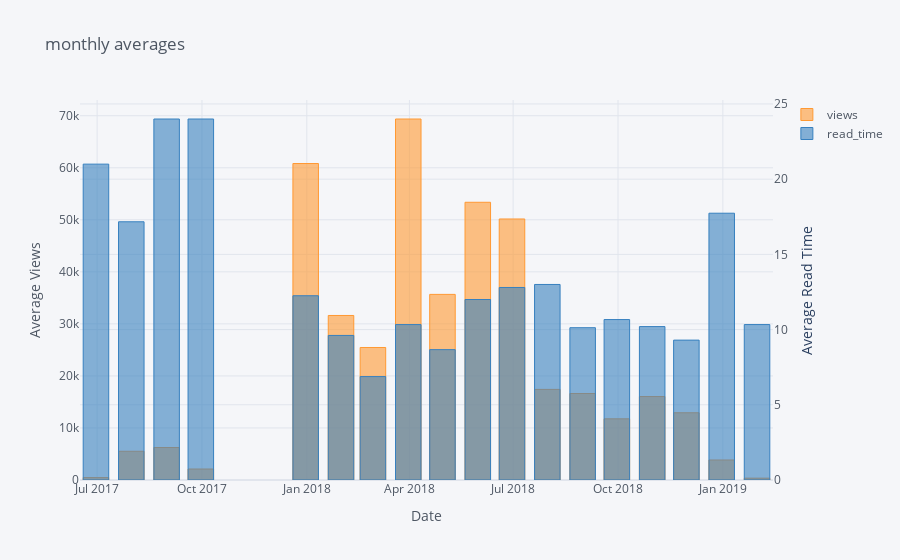

Notebook code for this chart:
### Code cell
df2.iplot(kind='bar',xTitle='Date',secondary_y='read_time',secondary_y_title='Average Read Time',
         yTitle='Average Views',title='monthly averages')

### Figure 1 — Plotly figure (JSON) as saved in the notebook; plotly's stock layout.template omitted (floating-point values rounded to 4 significant figures)
{"data": [{"marker": {"color": "rgba(255, 153, 51, 0.6)", "line": {"color": "rgba(255, 153, 51, 1.0)", "width": 1}}, "name": "views", "orientation": "v", "text": "", "type": "bar", "x": ["2017-06-30", "2017-07-31", "2017-08-31", "2017-09-30", "2017-10-31", "2017-11-30", "2017-12-31", "2018-01-31", "2018-02-28", "2018-03-31", "2018-04-30", "2018-05-31", "2018-06-30", "2018-07-31", "2018-08-31", "2018-09-30", "2018-10-31", "2018-11-30", "2018-12-31", "2019-01-31"], "y": [463.7, 5521.0, 6243.0, 2113, "", "", 60820.0, 31620.0, 25460.0, 69370.0, 35670.0, 53370.0, 50160.0, 17410, 16620.0, 11760.0, 16040.0, 12920.0, 3845.0, 354.3]}, {"marker": {"color": "rgba(55, 128, 191, 0.6)", "line": {"color": "rgba(55, 128, 191, 1.0)", "width": 1}}, "name": "read_time", "orientation": "v", "text": "", "type": "bar", "x": ["2017-06-30", "2017-07-31", "2017-08-31", "2017-09-30", "2017-10-31", "2017-11-30", "2017-12-31", "2018-01-31", "2018-02-28", "2018-03-31", "2018-04-30", "2018-05-31", "2018-06-30", "2018-07-31", "2018-08-31", "2018-09-30", "2018-10-31", "2018-11-30", "2018-12-31", "2019-01-31"], "xaxis": "x", "y": [21, 17.17, 24, 24, "", "", 12.25, 9.611, 6.875, 10.33, 8.667, 12, 12.8, 13, 10.12, 10.67, 10.2, 9.3, 17.74, 10.33], "yaxis": "y2"}], "layout": {"legend": {"bgcolor": "#F5F6F9", "font": {"color": "#4D5663"}}, "paper_bgcolor": "#F5F6F9", "plot_bgcolor": "#F5F6F9", "title": {"font": {"color": "#4D5663"}, "text": "monthly averages"}, "xaxis": {"gridcolor": "#E1E5ED", "showgrid": true, "tickfont": {"color": "#4D5663"}, "title": {"font": {"color": "#4D5663"}, "text": "Date"}, "zerolinecolor": "#E1E5ED"}, "yaxis": {"gridcolor": "#E1E5ED", "showgrid": true, "tickfont": {"color": "#4D5663"}, "title": {"font": {"color": "#4D5663"}, "text": "Average Views"}, "zerolinecolor": "#E1E5ED"}, "yaxis2": {"anchor": "x", "gridcolor": "#E1E5ED", "overlaying": "y", "showgrid": true, "side": "right", "tickfont": {"color": "#4D5663"}, "title": {"text": "Average Read Time"}, "zerolinecolor": "#E1E5ED"}}}
